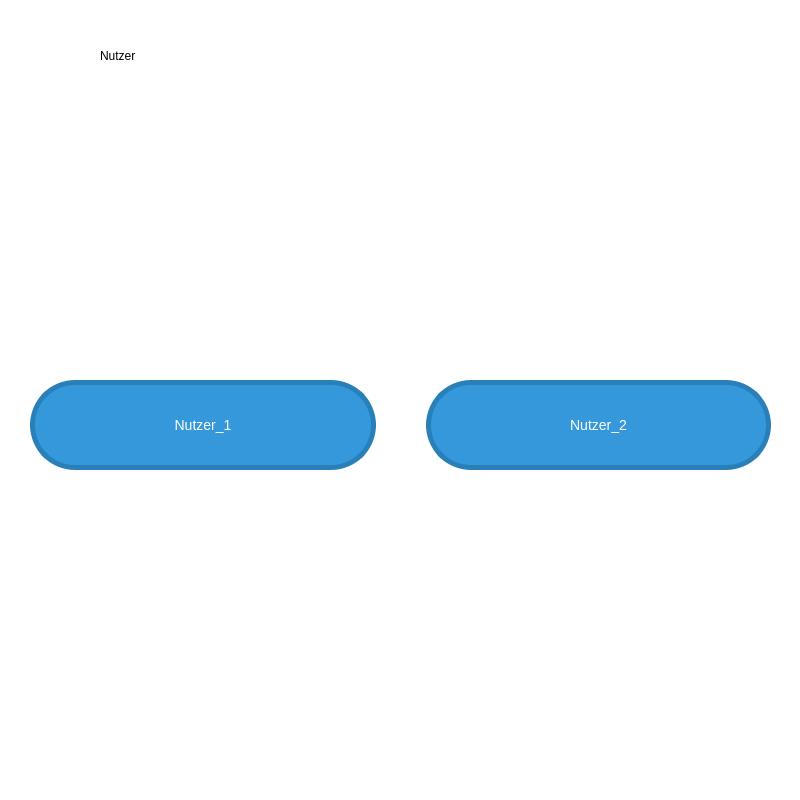
<?xml version="1.0" encoding="UTF-8"?>
<ui version="4.0">
 <class>Nutzerfenster</class>
 <widget class="QWidget" name="Nutzerfenster">
  <property name="geometry">
   <rect>
    <x>0</x>
    <y>0</y>
    <width>800</width>
    <height>800</height>
   </rect>
  </property>
  <property name="windowTitle">
   <string>Nutzerfenster</string>
  </property>
  <property name="windowIcon">
   <iconset>
    <normaloff>../img/icon_Nutzer.png</normaloff>../img/icon_Nutzer.png</iconset>
  </property>
  <widget class="QLabel" name="label">
   <property name="geometry">
    <rect>
     <x>0</x>
     <y>0</y>
     <width>800</width>
     <height>800</height>
    </rect>
   </property>
   <property name="styleSheet">
    <string notr="true">background-color: rgb(255, 255, 255);</string>
   </property>
   <property name="text">
    <string/>
   </property>
  </widget>
  <widget class="QLabel" name="label_2">
   <property name="geometry">
    <rect>
     <x>20</x>
     <y>20</y>
     <width>51</width>
     <height>71</height>
    </rect>
   </property>
   <property name="text">
    <string/>
   </property>
   <property name="pixmap">
    <pixmap>../img/iFridge_klein.png</pixmap>
   </property>
  </widget>
  <widget class="QLabel" name="label_3">
   <property name="geometry">
    <rect>
     <x>100</x>
     <y>40</y>
     <width>121</width>
     <height>31</height>
    </rect>
   </property>
   <property name="styleSheet">
    <string notr="true">font: 12pt &quot;Terminal&quot;;</string>
   </property>
   <property name="text">
    <string>Nutzer</string>
   </property>
  </widget>
  <widget class="QWidget" name="layoutWidget">
   <property name="geometry">
    <rect>
     <x>30</x>
     <y>90</y>
     <width>741</width>
     <height>671</height>
    </rect>
   </property>
   <layout class="QHBoxLayout" name="horizontalLayout">
    <property name="spacing">
     <number>50</number>
    </property>
    <property name="rightMargin">
     <number>0</number>
    </property>
    <item>
     <widget class="QPushButton" name="pushButton_1">
      <property name="styleSheet">
       <string notr="true">QPushButton {
	font: 75 9pt &quot;Terminal&quot;;
    border-radius: 45px; /* Setzen Sie den Radius auf die Hälfte der Breite und Höhe, um einen Kreis zu erstellen */
    background-color: #3498db; /* Farbe des Kreises */
    color: white; /* Farbe des Textes im Kreis */
    border: 5px solid #2980b9; /* Optional: Rand des Kreises */
    width: 80px; /* Breite des Kreises */
    height: 80px; /* Höhe des Kreises */
    font-size: 14px; /* Schriftgröße des Textes im Kreis */
}

QPushButton:pressed {
    background-color: #2980b9; /* Farbe des Kreises beim Drücken */
}</string>
      </property>
      <property name="text">
       <string>Nutzer_1</string>
      </property>
     </widget>
    </item>
    <item>
     <widget class="QPushButton" name="pushButton_2">
      <property name="styleSheet">
       <string notr="true">QPushButton {
	font: 75 9pt &quot;Terminal&quot;;
    border-radius: 45px; /* Setzen Sie den Radius auf die Hälfte der Breite und Höhe, um einen Kreis zu erstellen */
    background-color: #3498db; /* Farbe des Kreises */
    color: white; /* Farbe des Textes im Kreis */
    border: 5px solid #2980b9; /* Optional: Rand des Kreises */
    width: 80px; /* Breite des Kreises */
    height: 80px; /* Höhe des Kreises */
    font-size: 14px; /* Schriftgröße des Textes im Kreis */
}

QPushButton:pressed {
    background-color: #2980b9; /* Farbe des Kreises beim Drücken */
}</string>
      </property>
      <property name="text">
       <string>Nutzer_2</string>
      </property>
     </widget>
    </item>
   </layout>
  </widget>
 </widget>
 <resources/>
 <connections/>
</ui>
